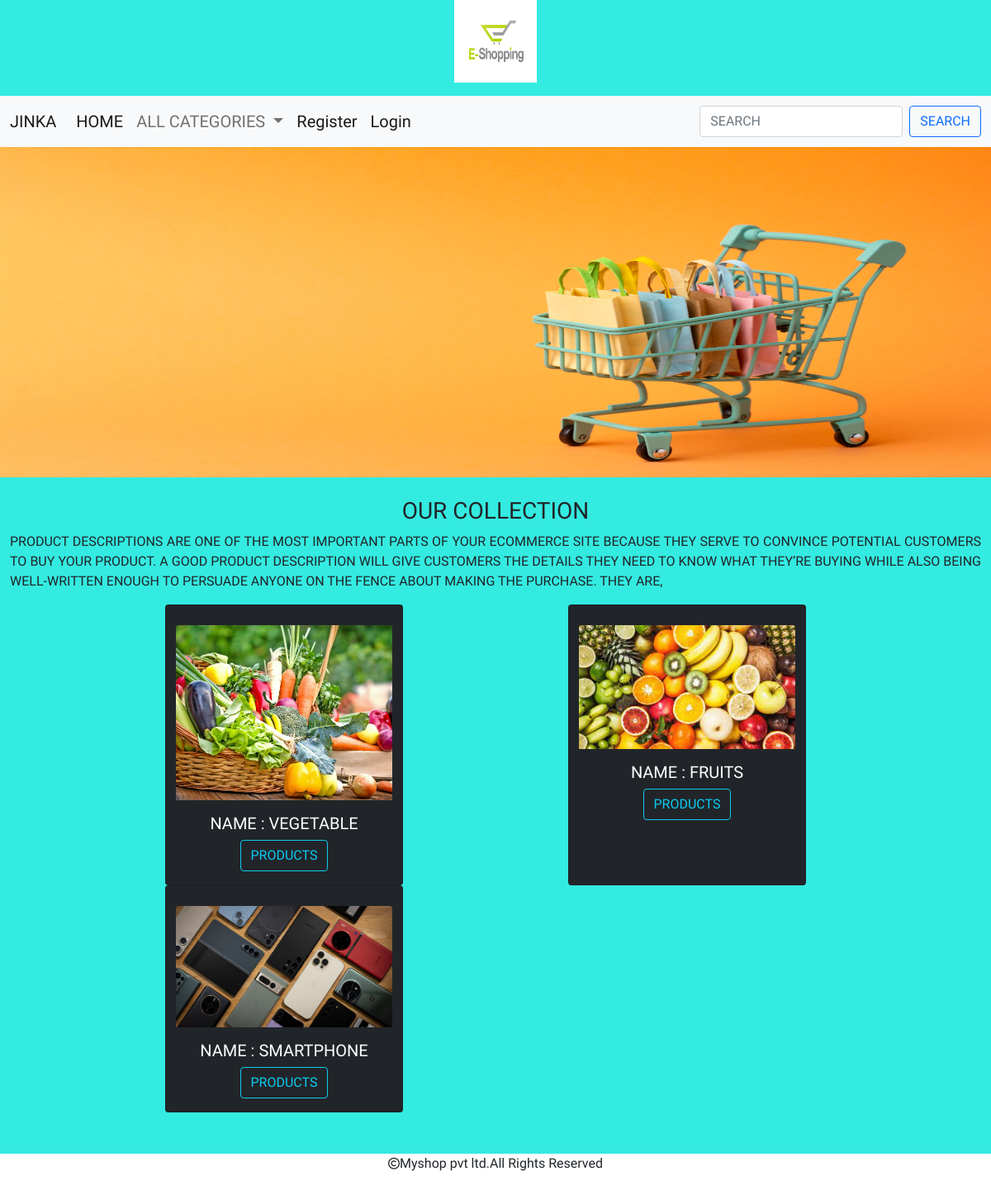
The page / on the database its author committed.
### shop/models.py (models this page shows)
class Category(models.Model):
    name=models.CharField(max_length=200)
    desc=models.TextField()
    image=models.ImageField(upload_to='shop/categories',blank=True,null=True)

### shop/views.py (the view)
# urls.py: path('',views.allcategories,name='allcat'),
def  allcategories(request):
    c=Category.objects.all()
    return render(request,'category.html',{'c':c})

### cart/context_processors.py (called while the page is built)
def product_count(request):
    item_count=0
    u=request.user
    try:
        cart=Cart.objects.filter(user=u)
        for i in  cart:
            item_count=item_count+i.quantity
    except:
        item_count=0
    return {'count':item_count}

### shop/context_processors.py (called while the page is built)
def menu_links(request):
    c=Category.objects.all()
    return {'links':c}

### templates/category.html
{% extends 'base.html' %}
{% load static %}
{% block content %}
<div>
  <img src="{% static 'images/banner.jpg' %}" height="400px" width="100%" >
</div>
<div class="container-fluid mt-4" style="margin-bottom:100px;text-transform: uppercase;">
  <h3 align="center">Our Collection</h3>
  <p style="linne-height:1.8;text-align:justify;">Product descriptions are one of the most important parts of your ecommerce site because they serve to convince potential customers to buy your product. A good product description will give customers the details they need to know what they’re buying while also being well-written enough to persuade anyone on the fence about making the purchase. They are,</p>
  <div class="row">
  {% for i in c %}
      <div class="card bg-dark" style="width: 18rem;margin-left:200px;">
          <br>
            <img src="{{i.image.url}}" class="card-img-top" alt="...">
            <div class="card-body" align="center" style="color:white;">
                <h5 class="card-title">Name : {{i.name}} </h5>
                <a  class="btn btn-outline-info" href="{% url 'shop:allproducts' i.name %}">PRODUCTS</a>
            </div>
      </div>
  {% endfor %}
  </div>
</div>
{% endblock %}

### templates/base.html (shortened to what this page needs)
<!DOCTYPE html>
<html lang="en">
{% load static %}
<head>
    <link href="https://cdn.jsdelivr.net/npm/bootstrap@5.0.2/dist/css/bootstrap.min.css" rel="stylesheet">
    <link rel="stylesheet" href="{% static 'css/style.css' %}">
    <link rel="stylesheet" href="https://cdnjs.cloudflare.com/ajax/libs/font-awesome/6.5.1/css/all.min.css" />
</head>
<body>
<center>
    <header>
        <img src="{% static 'images/download.png' %}" class="mb-3" height="100px" width="100px" alt="">
    </header>
</center>
<nav class="navbar navbar-expand-lg navbar-light bg-light">
  <div class="container-fluid">
    <a class="navbar-brand" href="#">JINKA</a>
    <div class="collapse navbar-collapse" id="navbarSupportedContent">
      <ul class="navbar-nav me-auto mb-2 mb-lg-0">
        <li class="nav-item">
          <a class="nav-link active" aria-current="page" href="{% url 'shop:allcat' %}">HOME</a>
        </li>
           <li class="nav-item dropdown">
          <a class="nav-link dropdown-toggle" href="#" id="navbarDropdown" role="button" data-bs-toggle="dropdown" aria-expanded="false">
            ALL CATEGORIES
          </a>
          {% if user.is_authenticated %}
          {% if user.is_superuser == False %}
          <li class="nav-item">
          <a class="nav-link active" aria-current="page" href="{% url 'cart:cartview' %}"><i class="fa-solid fa-cart-shopping">&nbsp;&nbsp;{{count}}</i></a>
        </li>
        <li class="nav-item">
          <a class="nav-link active" aria-current="page" href="{% url 'cart:orderview' %}">Order View</a>
        </li>
        {% endif %}
         <li class="nav-item">
          <a class="nav-link active" aria-current="page" href="{% url 'shop:logout' %}">Logout</a>
        </li>
            {% else %}
             <li class="nav-item">
          <a class="nav-link active" aria-current="page" href="{% url 'shop:reg' %}">Register</a>
        </li>
           <li class="nav-item">
          <a class="nav-link active" aria-current="page" href="{% url 'shop:log' %}">Login</a>
        </li>
      {%  endif %}
        </li>
        </ul>
      <form class="d-flex" method="POST" action="{% url 'search:search' %}">
        <input class="form-control me-2" type="search" name="q" placeholder="SEARCH" aria-label="Search">
            <button class="btn btn-outline-primary" type="submit">SEARCH</button>
      </form>
    </div>
  </div>
</nav>
{% block content %}
{% endblock %}
<footer>
<div class="footer" >
    <p><i class="fa-regular fa-copyright" style="font-size:14px;"></i>Myshop pvt ltd.All Rights Reserved</p>
</div>
</footer>
</body>
</html>

### static/css/style.css (style rules this page uses)
body { background-color:#34ebe1; font-family:'Dhurjati',sans-serif; }
a { font-size:20px; }
.footer { height:50px; width:100%; background-color:white; position:fixed; bottom:0; left:0; text-align:center; }

### rows shown on the page
Category: image (picture), name "VEGETABLE"
Category: image (picture), name "FRUITS"
Category: image (picture), name "SMARTPHONE"
